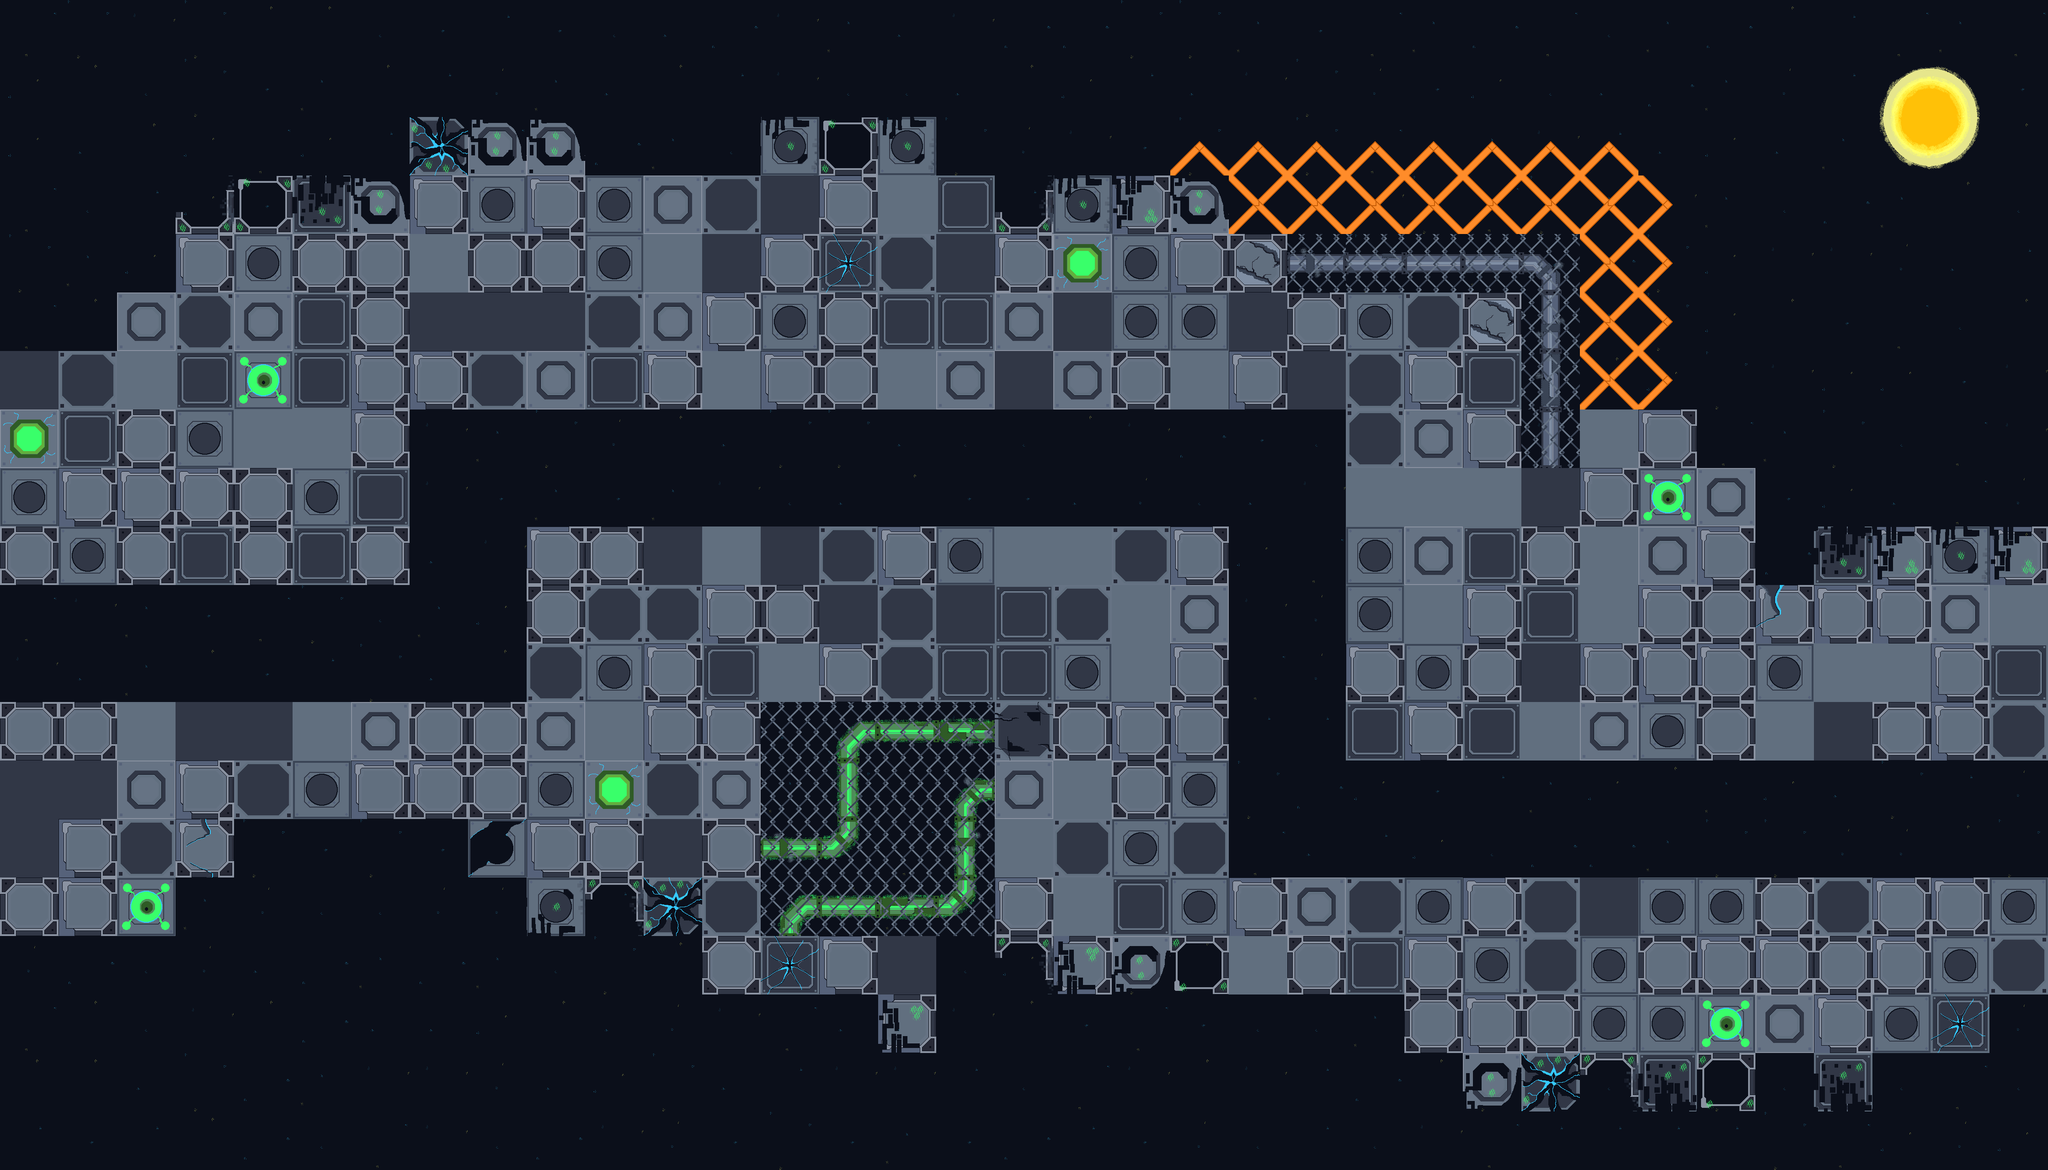

Rendered tile map (Tiled .tmx) drawn with the repository's tilesets; below, a short description and the map source with its tile grids summarised:
An orthogonal 35x20 tile map with 128x128 px tiles, 4 tile layers (background, building_blocks, decorations, fence), 8 tilesets and 3 objects (3x paths).

<map version="1.10" tiledversion="1.11.2" orientation="orthogonal" renderorder="right-down" width="35" height="20" tilewidth="128" tileheight="128" infinite="0" nextlayerid="7" nextobjectid="12">
 <tileset firstgid="1" name="backgroud" tilewidth="128" tileheight="128" tilecount="1" columns="1">
  <image source="../images/tilesets/backgroud.png" width="128" height="128" />
 </tileset>
 <tileset firstgid="2" name="broken" tilewidth="128" tileheight="128" tilecount="16" columns="4">
  <image source="../images/tilesets/broken.png" width="512" height="512" />
 </tileset>
 <tileset firstgid="18" name="background2" tilewidth="128" tileheight="128" tilecount="16" columns="4">
  <image source="../images/tilesets/background2.png" width="512" height="512" />
 </tileset>
 <tileset firstgid="34" name="green_pipes" tilewidth="128" tileheight="128" tilecount="16" columns="4">
  <image source="../images/tilesets/green_pipes.png" width="512" height="512" />
 </tileset>
 <tileset firstgid="50" name="buildable blocks" tilewidth="128" tileheight="128" tilecount="16" columns="4">
  <image source="../images/tilesets/buildable blocks.png" width="512" height="512" />
 </tileset>
 <tileset firstgid="66" name="gone" tilewidth="128" tileheight="128" tilecount="16" columns="4">
  <image source="../images/tilesets/gone.png" width="512" height="512" />
 </tileset>
 <tileset firstgid="82" name="fence" tilewidth="128" tileheight="128" tilecount="16" columns="4">
  <image source="../images/tilesets/fence.png" width="512" height="512" />
 </tileset>
 <tileset firstgid="98" name="pipes" tilewidth="128" tileheight="128" tilecount="16" columns="4">
  <image source="../images/tilesets/pipes.png" width="512" height="512" />
 </tileset>
 <layer id="1" name="background" width="35" height="20">
  <data>[700 cells, 700 non-empty, 16 distinct tile ids]</data>
 </layer>
 <layer id="3" name="building_blocks" width="35" height="20">
  <data>[700 cells, 272 non-empty, 9 distinct tile ids]</data>
 </layer>
 <layer id="4" name="decorations" width="35" height="20">
  <data>[700 cells, 90 non-empty, 31 distinct tile ids]</data>
 </layer>
 <layer id="5" name="fence" width="35" height="20">
  <data>[700 cells, 24 non-empty, 16 distinct tile ids]</data>
 </layer>
 <objectgroup id="6" name="paths" class="paths">
  <properties>
   <property name="path_1" type="object" value="1" />
   <property name="path_2" type="object" value="2" />
   <property name="path_3" type="object" value="3" />
  </properties>
  <object id="1" name="path_1" type="paths" x="0" y="1344">
   <polyline points="0,0 960,0 960,-384 2880,-384 2880,384 4480,384" />
  </object>
  <object id="2" name="path_2" type="paths" x="0" y="1472">
   <polyline points="0,0 1088,0 1088,-384 2752,-384 2752,384 4480,384" />
  </object>
  <object id="3" name="path_3" type="paths" x="0" y="1408">
   <polyline points="0,0 1024,0 1024,-384 2816,-384 2816,384 4480,384" />
  </object>
 </objectgroup>
</map>